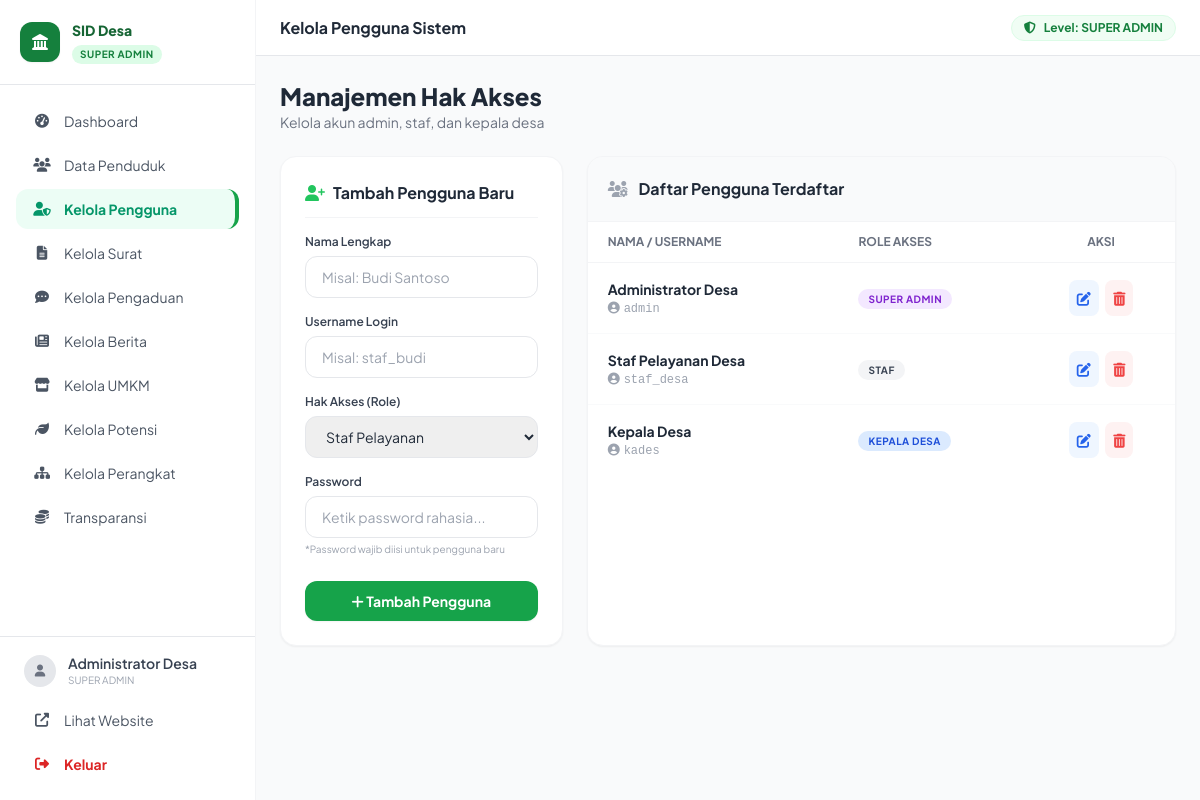
The app's page /admin/kelola-admin.php (signed in) with its own data.
### tables this page shows
CREATE TABLE `users` (
  `id` int(11) NOT NULL,
  `username` varchar(100) NOT NULL,
  `password` varchar(255) NOT NULL,
  `role` enum('super_admin','staf','kepala_desa') DEFAULT 'staf',
  `nama_lengkap` varchar(200) DEFAULT NULL,
  `created_at` timestamp NOT NULL DEFAULT current_timestamp()
);

### admin/kelola-admin.php (the view, shortened to what this page needs)
<?php
require_once '../config/db.php';
$users = $conn->query("SELECT * FROM users ORDER BY role ASC, created_at DESC");
require_once 'layout.php';
?>
<div class="flex flex-col md:flex-row justify-between items-start md:items-center gap-4 mb-6">
    <div>
        <h1 class="text-2xl font-extrabold text-gray-800">Manajemen Hak Akses</h1>
        <p class="text-sm text-gray-500">Kelola akun admin, staf, dan kepala desa</p>
    </div>
</div>
<div class="grid grid-cols-1 lg:grid-cols-3 gap-6">
    <div class="bg-white rounded-2xl shadow-sm border border-gray-100 p-6 h-fit sticky top-24">
        <h3 id="form_title" class="font-bold text-gray-800 mb-4 border-b border-gray-100 pb-3 flex items-center gap-2">
            <i class="fas fa-user-plus text-primary-500"></i> Tambah Pengguna Baru
        </h3>
        <form id="form_user" method="POST" action="kelola-admin.php" class="space-y-4">
            <div>
                <label class="block text-xs font-semibold text-gray-700 mb-1.5">Nama Lengkap</label>
                <input type="text" name="nama_lengkap" id="nama_lengkap" required placeholder="Misal: Budi Santoso"
                       class="w-full border border-gray-200 rounded-xl px-4 py-2.5 text-sm focus:outline-none focus:ring-2 focus:ring-primary-500">
            </div>
            <div>
                <label class="block text-xs font-semibold text-gray-700 mb-1.5">Username Login</label>
                <input type="text" name="username" id="username" required placeholder="Misal: staf_budi"
                       class="w-full border border-gray-200 rounded-xl px-4 py-2.5 text-sm focus:outline-none focus:ring-2 focus:ring-primary-500">
            </div>
            <div>
                <label class="block text-xs font-semibold text-gray-700 mb-1.5">Hak Akses (Role)</label>
                <select name="role" id="role" required class="w-full border border-gray-200 rounded-xl px-4 py-2.5 text-sm focus:outline-none focus:ring-2 focus:ring-primary-500 cursor-pointer">
                    <option value="staf">Staf Pelayanan</option>
                </select>
            </div>
            <div>
                <label class="block text-xs font-semibold text-gray-700 mb-1.5">Password</label>
                <input type="password" name="password" id="password" required placeholder="Ketik password rahasia..."
                       class="w-full border border-gray-200 rounded-xl px-4 py-2.5 text-sm focus:outline-none focus:ring-2 focus:ring-primary-500">
                <p id="password_note" class="text-[10px] text-gray-400 mt-1">*Password wajib diisi untuk pengguna baru</p>
            </div>
            <div class="pt-2 flex gap-2">
                <button type="submit" name="simpan" id="btn_submit" class="flex-1 bg-primary-600 hover:bg-primary-700 text-white font-bold py-2.5 rounded-xl transition shadow-sm text-sm">
                    <i class="fas fa-plus"></i> Tambah Pengguna
                </button>
            </div>
        </form>
    </div>
    <div class="lg:col-span-2 bg-white rounded-2xl shadow-sm border border-gray-100 overflow-hidden">
        <div class="p-5 border-b border-gray-100 bg-gray-50">
            <h3 class="font-bold text-gray-800"><i class="fas fa-users-cog text-gray-400 mr-2"></i> Daftar Pengguna Terdaftar</h3>
        </div>
        <div class="overflow-x-auto">
            <table class="w-full text-left text-sm whitespace-nowrap">
                <thead class="bg-white">
                    <tr class="text-xs text-gray-500 uppercase border-b border-gray-100">
                        <th class="px-5 py-3">Nama / Username</th>
                        <th class="px-5 py-3">Role Akses</th>
                        <th class="px-5 py-3 text-center">Aksi</th>
                    </tr>
                </thead>
                <tbody class="divide-y divide-gray-50">
                    <?php while($row = $users->fetch_assoc()):
                        $bgRole = $row['role'] == 'super_admin' ? 'bg-purple-100 text-purple-700' : ($row['role'] == 'kepala_desa' ? 'bg-blue-100 text-blue-700' : 'bg-gray-100 text-gray-700');
                    ?>
                    <tr class="hover:bg-gray-50">
                        <td class="px-5 py-4">
                            <div class="font-bold text-gray-800"><?= htmlspecialchars($row['nama_lengkap']) ?></div>
                            <div class="text-xs text-gray-400 font-mono mt-0.5"><i class="fas fa-user-circle mr-1"></i><?= htmlspecialchars($row['username']) ?></div>
                        </td>
                        <td class="px-5 py-4">
                            <span class="px-2.5 py-1 rounded-full text-[10px] font-bold uppercase tracking-wider <?= $bgRole ?>">
                                <?= str_replace('_', ' ', $row['role']) ?>
                            </span>
                        </td>
                        <td class="px-5 py-4 text-center">
                            <button onclick="editUser(<?= $row['id'] ?>, '<?= addslashes($row['nama_lengkap']) ?>', '<?= addslashes($row['username']) ?>', '<?= $row['role'] ?>')"
                                    class="bg-blue-50 text-blue-600 hover:bg-blue-100 p-2 rounded-lg transition mr-1" title="Edit Pengguna">
                                <i class="fas fa-edit"></i>
                            </button>
                            <?php if($row['id'] !== $_SESSION['admin_id']):  ?>
                            <button onclick="konfirmasiHapus('?delete=<?= $row['id'] ?>', '<?= addslashes($row['nama_lengkap']) ?>')"
                                    class="bg-red-50 text-red-500 hover:bg-red-100 p-2 rounded-lg transition" title="Hapus Pengguna">
                                <i class="fas fa-trash-alt"></i>
                            </button>
                            <?php else: ?>
                            <span class="text-[10px] text-gray-400 italic block mt-1">(Anda)</span>
                            <?php endif; ?>
                        </td>
                    </tr>
                    <?php endwhile; ?>
                </tbody>
            </table>
        </div>
    </div>
</div>
<?php require_once 'layout-footer.php'; ?>

### admin/layout.php (style rules this page uses)
body { font-family: 'Plus Jakarta Sans', sans-serif; }

### records on screen
users: nama_lengkap "Administrator Desa", username "admin", role "SUPER ADMIN"
users: nama_lengkap "Staf Pelayanan Desa", username "staf_desa", role "STAF"
users: nama_lengkap "Kepala Desa", username "kades", role "KEPALA DESA"

### other values on screen
str_replace('_', ' ', $admin_role) "SUPER ADMIN"
$admin_name "Administrator Desa"
$page_title "Kelola Pengguna Sistem"
